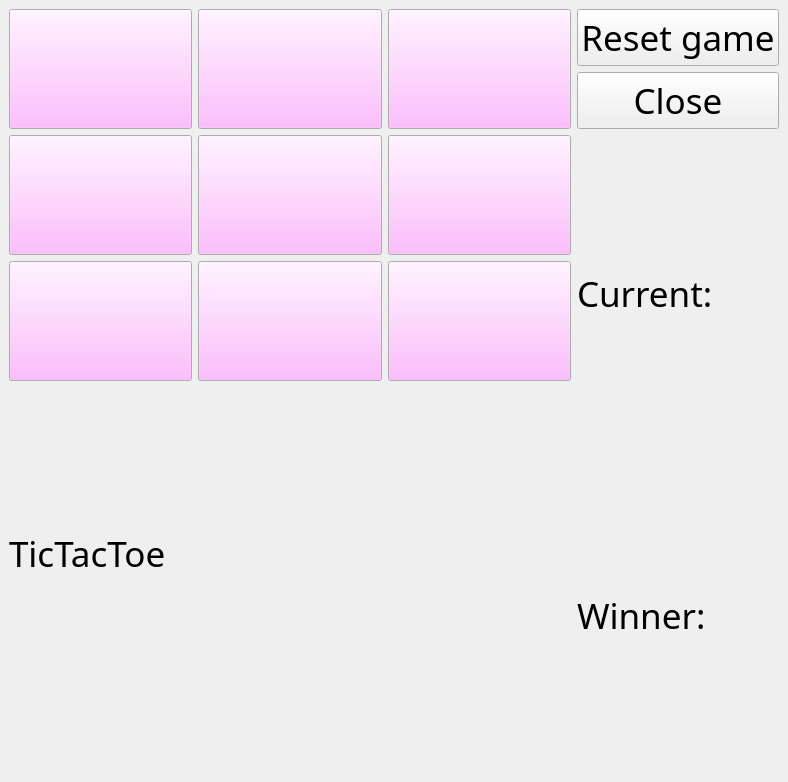
<?xml version="1.0" encoding="UTF-8"?>
<ui version="4.0">
 <class>TicTacToe</class>
 <widget class="QMainWindow" name="TicTacToe">
  <property name="geometry">
   <rect>
    <x>0</x>
    <y>0</y>
    <width>788</width>
    <height>782</height>
   </rect>
  </property>
  <property name="sizePolicy">
   <sizepolicy hsizetype="Expanding" vsizetype="Expanding">
    <horstretch>0</horstretch>
    <verstretch>0</verstretch>
   </sizepolicy>
  </property>
  <property name="font">
   <font>
    <family>Yu Gothic</family>
    <pointsize>26</pointsize>
   </font>
  </property>
  <property name="windowTitle">
   <string>MainWindow</string>
  </property>
  <property name="iconSize">
   <size>
    <width>24</width>
    <height>24</height>
   </size>
  </property>
  <widget class="QWidget" name="centralwidget">
   <layout class="QHBoxLayout" name="horizontalLayout">
    <item>
     <layout class="QVBoxLayout" name="verticalLayout">
      <item>
       <layout class="QGridLayout" name="gridLayout">
        <item row="2" column="1">
         <widget class="QPushButton" name="pushButton_14">
          <property name="sizePolicy">
           <sizepolicy hsizetype="Expanding" vsizetype="Expanding">
            <horstretch>0</horstretch>
            <verstretch>0</verstretch>
           </sizepolicy>
          </property>
          <property name="minimumSize">
           <size>
            <width>120</width>
            <height>120</height>
           </size>
          </property>
          <property name="palette">
           <palette>
            <active>
             <colorrole role="Button">
              <brush brushstyle="SolidPattern">
               <color alpha="179">
                <red>255</red>
                <green>170</green>
                <blue>255</blue>
               </color>
              </brush>
             </colorrole>
             <colorrole role="ButtonText">
              <brush brushstyle="SolidPattern">
               <color alpha="228">
                <red>255</red>
                <green>0</green>
                <blue>127</blue>
               </color>
              </brush>
             </colorrole>
            </active>
            <inactive>
             <colorrole role="Button">
              <brush brushstyle="SolidPattern">
               <color alpha="179">
                <red>255</red>
                <green>170</green>
                <blue>255</blue>
               </color>
              </brush>
             </colorrole>
             <colorrole role="ButtonText">
              <brush brushstyle="SolidPattern">
               <color alpha="228">
                <red>255</red>
                <green>0</green>
                <blue>127</blue>
               </color>
              </brush>
             </colorrole>
            </inactive>
            <disabled>
             <colorrole role="Button">
              <brush brushstyle="SolidPattern">
               <color alpha="77">
                <red>249</red>
                <green>249</green>
                <blue>249</blue>
               </color>
              </brush>
             </colorrole>
             <colorrole role="ButtonText">
              <brush brushstyle="SolidPattern">
               <color alpha="92">
                <red>0</red>
                <green>0</green>
                <blue>0</blue>
               </color>
              </brush>
             </colorrole>
            </disabled>
           </palette>
          </property>
          <property name="styleSheet">
           <string notr="true">font: 36pt &quot;Arial&quot;;</string>
          </property>
          <property name="text">
           <string/>
          </property>
         </widget>
        </item>
        <item row="2" column="0">
         <widget class="QPushButton" name="pushButton_17">
          <property name="sizePolicy">
           <sizepolicy hsizetype="Expanding" vsizetype="Expanding">
            <horstretch>0</horstretch>
            <verstretch>0</verstretch>
           </sizepolicy>
          </property>
          <property name="minimumSize">
           <size>
            <width>120</width>
            <height>120</height>
           </size>
          </property>
          <property name="palette">
           <palette>
            <active>
             <colorrole role="Button">
              <brush brushstyle="SolidPattern">
               <color alpha="179">
                <red>255</red>
                <green>170</green>
                <blue>255</blue>
               </color>
              </brush>
             </colorrole>
             <colorrole role="ButtonText">
              <brush brushstyle="SolidPattern">
               <color alpha="228">
                <red>255</red>
                <green>0</green>
                <blue>127</blue>
               </color>
              </brush>
             </colorrole>
            </active>
            <inactive>
             <colorrole role="Button">
              <brush brushstyle="SolidPattern">
               <color alpha="179">
                <red>255</red>
                <green>170</green>
                <blue>255</blue>
               </color>
              </brush>
             </colorrole>
             <colorrole role="ButtonText">
              <brush brushstyle="SolidPattern">
               <color alpha="228">
                <red>255</red>
                <green>0</green>
                <blue>127</blue>
               </color>
              </brush>
             </colorrole>
            </inactive>
            <disabled>
             <colorrole role="Button">
              <brush brushstyle="SolidPattern">
               <color alpha="77">
                <red>249</red>
                <green>249</green>
                <blue>249</blue>
               </color>
              </brush>
             </colorrole>
             <colorrole role="ButtonText">
              <brush brushstyle="SolidPattern">
               <color alpha="92">
                <red>0</red>
                <green>0</green>
                <blue>0</blue>
               </color>
              </brush>
             </colorrole>
            </disabled>
           </palette>
          </property>
          <property name="styleSheet">
           <string notr="true">font: 36pt &quot;Arial&quot;;</string>
          </property>
          <property name="text">
           <string/>
          </property>
         </widget>
        </item>
        <item row="1" column="0">
         <widget class="QPushButton" name="pushButton_18">
          <property name="sizePolicy">
           <sizepolicy hsizetype="Expanding" vsizetype="Expanding">
            <horstretch>0</horstretch>
            <verstretch>0</verstretch>
           </sizepolicy>
          </property>
          <property name="minimumSize">
           <size>
            <width>120</width>
            <height>120</height>
           </size>
          </property>
          <property name="palette">
           <palette>
            <active>
             <colorrole role="Button">
              <brush brushstyle="SolidPattern">
               <color alpha="179">
                <red>255</red>
                <green>170</green>
                <blue>255</blue>
               </color>
              </brush>
             </colorrole>
             <colorrole role="ButtonText">
              <brush brushstyle="SolidPattern">
               <color alpha="228">
                <red>255</red>
                <green>0</green>
                <blue>127</blue>
               </color>
              </brush>
             </colorrole>
            </active>
            <inactive>
             <colorrole role="Button">
              <brush brushstyle="SolidPattern">
               <color alpha="179">
                <red>255</red>
                <green>170</green>
                <blue>255</blue>
               </color>
              </brush>
             </colorrole>
             <colorrole role="ButtonText">
              <brush brushstyle="SolidPattern">
               <color alpha="228">
                <red>255</red>
                <green>0</green>
                <blue>127</blue>
               </color>
              </brush>
             </colorrole>
            </inactive>
            <disabled>
             <colorrole role="Button">
              <brush brushstyle="SolidPattern">
               <color alpha="77">
                <red>249</red>
                <green>249</green>
                <blue>249</blue>
               </color>
              </brush>
             </colorrole>
             <colorrole role="ButtonText">
              <brush brushstyle="SolidPattern">
               <color alpha="92">
                <red>0</red>
                <green>0</green>
                <blue>0</blue>
               </color>
              </brush>
             </colorrole>
            </disabled>
           </palette>
          </property>
          <property name="styleSheet">
           <string notr="true">font: 36pt &quot;Arial&quot;;</string>
          </property>
          <property name="text">
           <string/>
          </property>
         </widget>
        </item>
        <item row="1" column="2">
         <widget class="QPushButton" name="pushButton_15">
          <property name="sizePolicy">
           <sizepolicy hsizetype="Expanding" vsizetype="Expanding">
            <horstretch>0</horstretch>
            <verstretch>0</verstretch>
           </sizepolicy>
          </property>
          <property name="minimumSize">
           <size>
            <width>120</width>
            <height>120</height>
           </size>
          </property>
          <property name="palette">
           <palette>
            <active>
             <colorrole role="Button">
              <brush brushstyle="SolidPattern">
               <color alpha="179">
                <red>255</red>
                <green>170</green>
                <blue>255</blue>
               </color>
              </brush>
             </colorrole>
             <colorrole role="ButtonText">
              <brush brushstyle="SolidPattern">
               <color alpha="228">
                <red>255</red>
                <green>0</green>
                <blue>127</blue>
               </color>
              </brush>
             </colorrole>
            </active>
            <inactive>
             <colorrole role="Button">
              <brush brushstyle="SolidPattern">
               <color alpha="179">
                <red>255</red>
                <green>170</green>
                <blue>255</blue>
               </color>
              </brush>
             </colorrole>
             <colorrole role="ButtonText">
              <brush brushstyle="SolidPattern">
               <color alpha="228">
                <red>255</red>
                <green>0</green>
                <blue>127</blue>
               </color>
              </brush>
             </colorrole>
            </inactive>
            <disabled>
             <colorrole role="Button">
              <brush brushstyle="SolidPattern">
               <color alpha="77">
                <red>249</red>
                <green>249</green>
                <blue>249</blue>
               </color>
              </brush>
             </colorrole>
             <colorrole role="ButtonText">
              <brush brushstyle="SolidPattern">
               <color alpha="92">
                <red>0</red>
                <green>0</green>
                <blue>0</blue>
               </color>
              </brush>
             </colorrole>
            </disabled>
           </palette>
          </property>
          <property name="styleSheet">
           <string notr="true">font: 36pt &quot;Arial&quot;;</string>
          </property>
          <property name="text">
           <string/>
          </property>
         </widget>
        </item>
        <item row="0" column="1">
         <widget class="QPushButton" name="pushButton_11">
          <property name="sizePolicy">
           <sizepolicy hsizetype="Expanding" vsizetype="Expanding">
            <horstretch>0</horstretch>
            <verstretch>0</verstretch>
           </sizepolicy>
          </property>
          <property name="minimumSize">
           <size>
            <width>120</width>
            <height>120</height>
           </size>
          </property>
          <property name="palette">
           <palette>
            <active>
             <colorrole role="Button">
              <brush brushstyle="SolidPattern">
               <color alpha="179">
                <red>255</red>
                <green>170</green>
                <blue>255</blue>
               </color>
              </brush>
             </colorrole>
             <colorrole role="ButtonText">
              <brush brushstyle="SolidPattern">
               <color alpha="228">
                <red>255</red>
                <green>0</green>
                <blue>127</blue>
               </color>
              </brush>
             </colorrole>
            </active>
            <inactive>
             <colorrole role="Button">
              <brush brushstyle="SolidPattern">
               <color alpha="179">
                <red>255</red>
                <green>170</green>
                <blue>255</blue>
               </color>
              </brush>
             </colorrole>
             <colorrole role="ButtonText">
              <brush brushstyle="SolidPattern">
               <color alpha="228">
                <red>255</red>
                <green>0</green>
                <blue>127</blue>
               </color>
              </brush>
             </colorrole>
            </inactive>
            <disabled>
             <colorrole role="Button">
              <brush brushstyle="SolidPattern">
               <color alpha="77">
                <red>249</red>
                <green>249</green>
                <blue>249</blue>
               </color>
              </brush>
             </colorrole>
             <colorrole role="ButtonText">
              <brush brushstyle="SolidPattern">
               <color alpha="92">
                <red>0</red>
                <green>0</green>
                <blue>0</blue>
               </color>
              </brush>
             </colorrole>
            </disabled>
           </palette>
          </property>
          <property name="styleSheet">
           <string notr="true">font: 36pt &quot;Arial&quot;;</string>
          </property>
          <property name="text">
           <string/>
          </property>
         </widget>
        </item>
        <item row="1" column="1">
         <widget class="QPushButton" name="pushButton_16">
          <property name="sizePolicy">
           <sizepolicy hsizetype="Expanding" vsizetype="Expanding">
            <horstretch>0</horstretch>
            <verstretch>0</verstretch>
           </sizepolicy>
          </property>
          <property name="minimumSize">
           <size>
            <width>120</width>
            <height>120</height>
           </size>
          </property>
          <property name="palette">
           <palette>
            <active>
             <colorrole role="Button">
              <brush brushstyle="SolidPattern">
               <color alpha="179">
                <red>255</red>
                <green>170</green>
                <blue>255</blue>
               </color>
              </brush>
             </colorrole>
             <colorrole role="ButtonText">
              <brush brushstyle="SolidPattern">
               <color alpha="228">
                <red>255</red>
                <green>0</green>
                <blue>127</blue>
               </color>
              </brush>
             </colorrole>
            </active>
            <inactive>
             <colorrole role="Button">
              <brush brushstyle="SolidPattern">
               <color alpha="179">
                <red>255</red>
                <green>170</green>
                <blue>255</blue>
               </color>
              </brush>
             </colorrole>
             <colorrole role="ButtonText">
              <brush brushstyle="SolidPattern">
               <color alpha="228">
                <red>255</red>
                <green>0</green>
                <blue>127</blue>
               </color>
              </brush>
             </colorrole>
            </inactive>
            <disabled>
             <colorrole role="Button">
              <brush brushstyle="SolidPattern">
               <color alpha="77">
                <red>249</red>
                <green>249</green>
                <blue>249</blue>
               </color>
              </brush>
             </colorrole>
             <colorrole role="ButtonText">
              <brush brushstyle="SolidPattern">
               <color alpha="92">
                <red>0</red>
                <green>0</green>
                <blue>0</blue>
               </color>
              </brush>
             </colorrole>
            </disabled>
           </palette>
          </property>
          <property name="styleSheet">
           <string notr="true">font: 36pt &quot;Arial&quot;;</string>
          </property>
          <property name="text">
           <string/>
          </property>
         </widget>
        </item>
        <item row="0" column="0">
         <widget class="QPushButton" name="pushButton_12">
          <property name="sizePolicy">
           <sizepolicy hsizetype="Expanding" vsizetype="Expanding">
            <horstretch>0</horstretch>
            <verstretch>0</verstretch>
           </sizepolicy>
          </property>
          <property name="minimumSize">
           <size>
            <width>120</width>
            <height>120</height>
           </size>
          </property>
          <property name="palette">
           <palette>
            <active>
             <colorrole role="Button">
              <brush brushstyle="SolidPattern">
               <color alpha="179">
                <red>255</red>
                <green>170</green>
                <blue>255</blue>
               </color>
              </brush>
             </colorrole>
             <colorrole role="ButtonText">
              <brush brushstyle="SolidPattern">
               <color alpha="228">
                <red>255</red>
                <green>0</green>
                <blue>127</blue>
               </color>
              </brush>
             </colorrole>
            </active>
            <inactive>
             <colorrole role="Button">
              <brush brushstyle="SolidPattern">
               <color alpha="179">
                <red>255</red>
                <green>170</green>
                <blue>255</blue>
               </color>
              </brush>
             </colorrole>
             <colorrole role="ButtonText">
              <brush brushstyle="SolidPattern">
               <color alpha="228">
                <red>255</red>
                <green>0</green>
                <blue>127</blue>
               </color>
              </brush>
             </colorrole>
            </inactive>
            <disabled>
             <colorrole role="Button">
              <brush brushstyle="SolidPattern">
               <color alpha="77">
                <red>249</red>
                <green>249</green>
                <blue>249</blue>
               </color>
              </brush>
             </colorrole>
             <colorrole role="ButtonText">
              <brush brushstyle="SolidPattern">
               <color alpha="92">
                <red>0</red>
                <green>0</green>
                <blue>0</blue>
               </color>
              </brush>
             </colorrole>
            </disabled>
           </palette>
          </property>
          <property name="styleSheet">
           <string notr="true">font: 36pt &quot;Arial&quot;;</string>
          </property>
          <property name="text">
           <string/>
          </property>
         </widget>
        </item>
        <item row="0" column="2">
         <widget class="QPushButton" name="pushButton_10">
          <property name="sizePolicy">
           <sizepolicy hsizetype="Expanding" vsizetype="Expanding">
            <horstretch>0</horstretch>
            <verstretch>0</verstretch>
           </sizepolicy>
          </property>
          <property name="minimumSize">
           <size>
            <width>120</width>
            <height>120</height>
           </size>
          </property>
          <property name="palette">
           <palette>
            <active>
             <colorrole role="Button">
              <brush brushstyle="SolidPattern">
               <color alpha="179">
                <red>255</red>
                <green>170</green>
                <blue>255</blue>
               </color>
              </brush>
             </colorrole>
             <colorrole role="ButtonText">
              <brush brushstyle="SolidPattern">
               <color alpha="228">
                <red>255</red>
                <green>0</green>
                <blue>127</blue>
               </color>
              </brush>
             </colorrole>
            </active>
            <inactive>
             <colorrole role="Button">
              <brush brushstyle="SolidPattern">
               <color alpha="179">
                <red>255</red>
                <green>170</green>
                <blue>255</blue>
               </color>
              </brush>
             </colorrole>
             <colorrole role="ButtonText">
              <brush brushstyle="SolidPattern">
               <color alpha="228">
                <red>255</red>
                <green>0</green>
                <blue>127</blue>
               </color>
              </brush>
             </colorrole>
            </inactive>
            <disabled>
             <colorrole role="Button">
              <brush brushstyle="SolidPattern">
               <color alpha="77">
                <red>249</red>
                <green>249</green>
                <blue>249</blue>
               </color>
              </brush>
             </colorrole>
             <colorrole role="ButtonText">
              <brush brushstyle="SolidPattern">
               <color alpha="92">
                <red>0</red>
                <green>0</green>
                <blue>0</blue>
               </color>
              </brush>
             </colorrole>
            </disabled>
           </palette>
          </property>
          <property name="styleSheet">
           <string notr="true">font: 36pt &quot;Arial&quot;;</string>
          </property>
          <property name="text">
           <string/>
          </property>
         </widget>
        </item>
        <item row="2" column="2">
         <widget class="QPushButton" name="pushButton_13">
          <property name="sizePolicy">
           <sizepolicy hsizetype="Expanding" vsizetype="Expanding">
            <horstretch>0</horstretch>
            <verstretch>0</verstretch>
           </sizepolicy>
          </property>
          <property name="minimumSize">
           <size>
            <width>120</width>
            <height>120</height>
           </size>
          </property>
          <property name="palette">
           <palette>
            <active>
             <colorrole role="Button">
              <brush brushstyle="SolidPattern">
               <color alpha="179">
                <red>255</red>
                <green>170</green>
                <blue>255</blue>
               </color>
              </brush>
             </colorrole>
             <colorrole role="ButtonText">
              <brush brushstyle="SolidPattern">
               <color alpha="228">
                <red>255</red>
                <green>0</green>
                <blue>127</blue>
               </color>
              </brush>
             </colorrole>
            </active>
            <inactive>
             <colorrole role="Button">
              <brush brushstyle="SolidPattern">
               <color alpha="179">
                <red>255</red>
                <green>170</green>
                <blue>255</blue>
               </color>
              </brush>
             </colorrole>
             <colorrole role="ButtonText">
              <brush brushstyle="SolidPattern">
               <color alpha="228">
                <red>255</red>
                <green>0</green>
                <blue>127</blue>
               </color>
              </brush>
             </colorrole>
            </inactive>
            <disabled>
             <colorrole role="Button">
              <brush brushstyle="SolidPattern">
               <color alpha="77">
                <red>249</red>
                <green>249</green>
                <blue>249</blue>
               </color>
              </brush>
             </colorrole>
             <colorrole role="ButtonText">
              <brush brushstyle="SolidPattern">
               <color alpha="92">
                <red>0</red>
                <green>0</green>
                <blue>0</blue>
               </color>
              </brush>
             </colorrole>
            </disabled>
           </palette>
          </property>
          <property name="styleSheet">
           <string notr="true">font: 36pt &quot;Arial&quot;;</string>
          </property>
          <property name="text">
           <string/>
          </property>
         </widget>
        </item>
       </layout>
      </item>
      <item>
       <widget class="QLabel" name="label">
        <property name="sizePolicy">
         <sizepolicy hsizetype="Expanding" vsizetype="Expanding">
          <horstretch>0</horstretch>
          <verstretch>0</verstretch>
         </sizepolicy>
        </property>
        <property name="styleSheet">
         <string notr="true">font: 48pt &quot;Vladimir Script&quot;;</string>
        </property>
        <property name="text">
         <string>TicTacToe</string>
        </property>
        <property name="textFormat">
         <enum>Qt::TextFormat::AutoText</enum>
        </property>
       </widget>
      </item>
      <item>
       <widget class="QLabel" name="label_4">
        <property name="text">
         <string/>
        </property>
        <property name="pixmap">
         <pixmap>D:/User/5409375404118108405.jpg</pixmap>
        </property>
       </widget>
      </item>
     </layout>
    </item>
    <item>
     <layout class="QVBoxLayout" name="verticalLayout_3">
      <item>
       <layout class="QVBoxLayout" name="verticalLayout_2">
        <item>
         <widget class="QPushButton" name="pushButton">
          <property name="styleSheet">
           <string notr="true">font: 48pt &quot;Vladimir Script&quot;;</string>
          </property>
          <property name="text">
           <string>Reset game</string>
          </property>
         </widget>
        </item>
        <item>
         <widget class="QPushButton" name="pushButton_2">
          <property name="styleSheet">
           <string notr="true">font: 48pt &quot;Vladimir Script&quot;;</string>
          </property>
          <property name="text">
           <string>Close</string>
          </property>
         </widget>
        </item>
       </layout>
      </item>
      <item>
       <widget class="QLabel" name="label_2">
        <property name="styleSheet">
         <string notr="true">font: 48pt &quot;Vladimir Script&quot;;</string>
        </property>
        <property name="text">
         <string>Current:</string>
        </property>
       </widget>
      </item>
      <item>
       <widget class="QLabel" name="label_3">
        <property name="styleSheet">
         <string notr="true">font: 48pt &quot;Vladimir Script&quot;;</string>
        </property>
        <property name="text">
         <string>Winner:</string>
        </property>
       </widget>
      </item>
     </layout>
    </item>
   </layout>
  </widget>
 </widget>
 <resources/>
 <connections/>
</ui>
